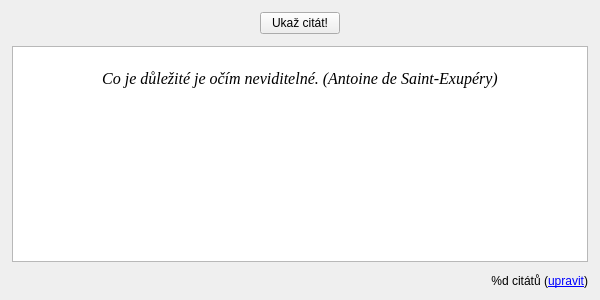
<?xml version="1.0" encoding="UTF-8"?>
<ui version="4.0">
 <class>MainWindow</class>
 <widget class="QMainWindow" name="MainWindow">
  <property name="geometry">
   <rect>
    <x>0</x>
    <y>0</y>
    <width>600</width>
    <height>300</height>
   </rect>
  </property>
  <property name="windowTitle">
   <string>Citát dne</string>
  </property>
  <widget class="QWidget" name="centralwidget">
   <layout class="QVBoxLayout" name="verticalLayout">
    <property name="spacing">
     <number>12</number>
    </property>
    <property name="margin">
     <number>12</number>
    </property>
    <item>
     <layout class="QHBoxLayout" name="horizontalLayout">
      <item>
       <spacer name="horizontalSpacer">
        <property name="orientation">
         <enum>Qt::Horizontal</enum>
        </property>
        <property name="sizeHint" stdset="0">
         <size>
          <width>40</width>
          <height>20</height>
         </size>
        </property>
       </spacer>
      </item>
      <item>
       <widget class="QPushButton" name="button">
        <property name="text">
         <string>Ukaž citát!</string>
        </property>
       </widget>
      </item>
      <item>
       <spacer name="horizontalSpacer_2">
        <property name="orientation">
         <enum>Qt::Horizontal</enum>
        </property>
        <property name="sizeHint" stdset="0">
         <size>
          <width>40</width>
          <height>20</height>
         </size>
        </property>
       </spacer>
      </item>
     </layout>
    </item>
    <item>
     <widget class="QTextEdit" name="textEdit">
      <property name="font">
       <font>
        <family>Georgia</family>
        <pointsize>12</pointsize>
        <italic>true</italic>
       </font>
      </property>
      <property name="readOnly">
       <bool>true</bool>
      </property>
      <property name="html">
       <string>&lt;!DOCTYPE HTML PUBLIC &quot;-//W3C//DTD HTML 4.0//EN&quot; &quot;http://www.w3.org/TR/REC-html40/strict.dtd&quot;&gt;
&lt;html&gt;&lt;head&gt;&lt;meta name=&quot;qrichtext&quot; content=&quot;1&quot; /&gt;&lt;style type=&quot;text/css&quot;&gt;
p, li { white-space: pre-wrap; }
&lt;/style&gt;&lt;/head&gt;&lt;body style=&quot; font-family:'Georgia'; font-size:12pt; font-weight:400; font-style:italic;&quot;&gt;
&lt;p align=&quot;center&quot; style=&quot; margin-top:12px; margin-bottom:12px; margin-left:0px; margin-right:0px; -qt-block-indent:0; text-indent:0px;&quot;&gt;&lt;br /&gt;Co je důležité je očím neviditelné. (Antoine de Saint-Exupéry)&lt;/p&gt;&lt;/body&gt;&lt;/html&gt;</string>
      </property>
      <property name="textInteractionFlags">
       <set>Qt::NoTextInteraction</set>
      </property>
     </widget>
    </item>
    <item>
     <widget class="QLabel" name="label">
      <property name="text">
       <string>&lt;html&gt;&lt;head/&gt;&lt;body&gt;&lt;p&gt;%d citátů (&lt;a href=&quot;#&quot;&gt;&lt;span style=&quot; text-decoration: underline; color:#0000ff;&quot;&gt;upravit&lt;/span&gt;&lt;/a&gt;)&lt;/p&gt;&lt;/body&gt;&lt;/html&gt;</string>
      </property>
      <property name="alignment">
       <set>Qt::AlignRight|Qt::AlignTrailing|Qt::AlignVCenter</set>
      </property>
     </widget>
    </item>
   </layout>
  </widget>
 </widget>
 <resources/>
 <connections/>
</ui>
